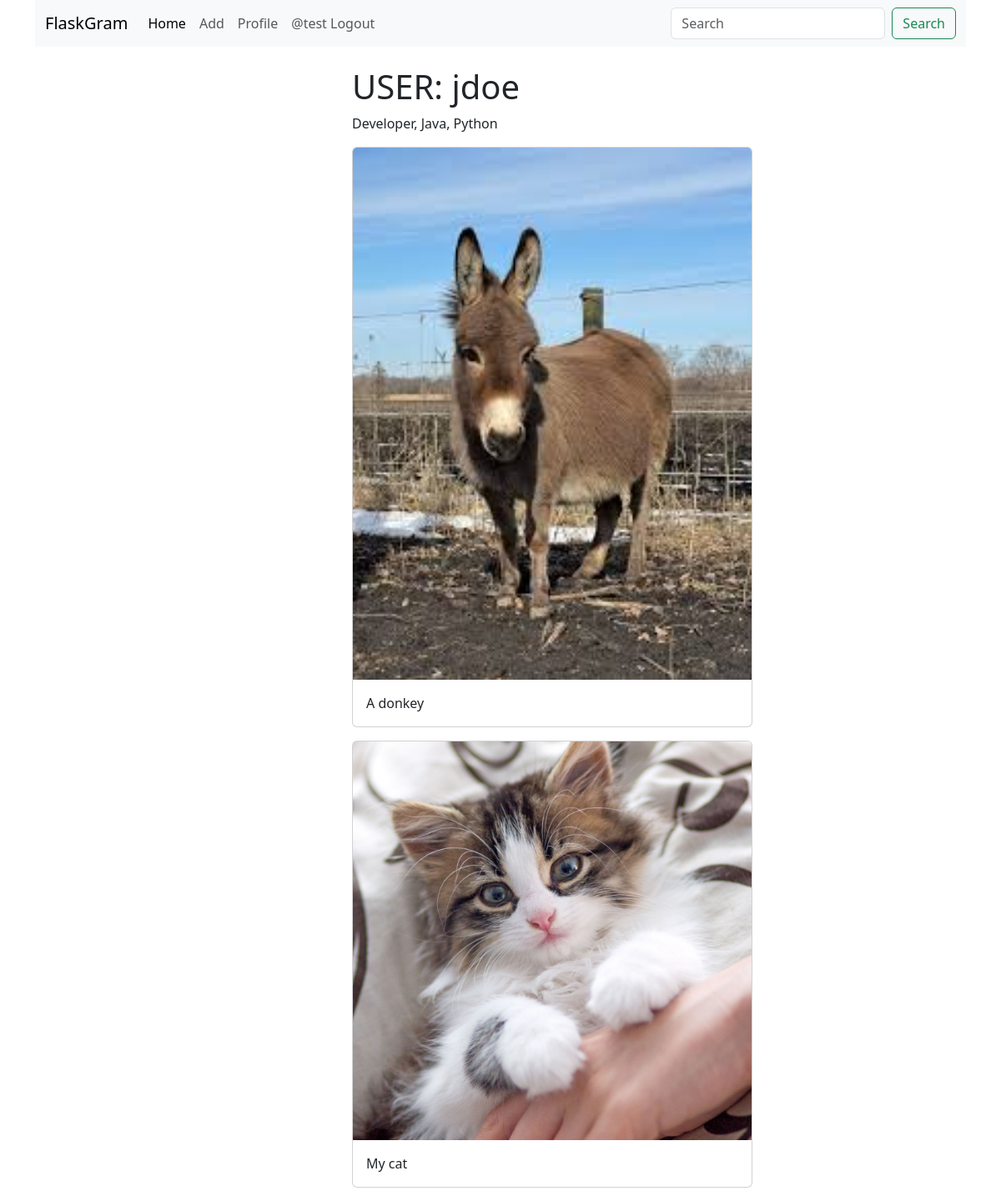
The app's page /user/1 (signed in) with its own data.
### tables this page shows
CREATE TABLE users (
    id INTEGER PRIMARY KEY AUTOINCREMENT,
    username TEXT UNIQUE NOT NULL,
    password TEXT NOT NULL,
    description TEXT, 
    created_at TIMESTAMP NOT NULL
);

CREATE TABLE posts (
    id INTEGER PRIMARY KEY AUTOINCREMENT,
    content TEXT NOT NULL,
    image TEXT NOT NULL,
    created_at TIMESTAMP NOT NULL, 
    users_id INTEGER NOT NULL, likes integer default 0,
    FOREIGN KEY (users_id) REFERENCES users (id) 
);

### app.py (the view)
@app.route('/user/<int:uid>')
def user_page(uid):
    db = get_db_connection()
    user = db.execute("SELECT * FROM users WHERE id=?", (uid,)).fetchone()
    if user is None:
        abort(404)
    posts = db.execute("SELECT * FROM posts WHERE users_id=? ORDER BY created_at DESC",
                       (uid,)).fetchall()
    return render_template('user.html', user=user, posts=posts)

### app.py (called while the page is built)
def get_db_connection():
    if 'db' not in g:
        g.db = sqlite3.connect(app.config['DATABASE'])
        g.db.row_factory = sqlite3.Row
    return g.db

@app.before_request
def load_logged_in_user():
    user_id = session.get('user_id')
    if user_id is None:
        g.user = None
    else:
        db = get_db_connection()
        g.user = db.execute("SELECT * FROM users WHERE id=?", (user_id,)).fetchone()

### templates/user.html
{% extends 'base.html' %}
{% block content %}
    <div class="row">
        <div class="col-md-4 mx-auto">
            <h1>USER: {{ user['username'] }}</h1>
            <p>{{ user['description'] }}</p>
            {% for row in posts %}
                <div class="card mb-3" style="width: 30rem;">
                    <img src="/static/uploads/{{ row['image'] }}" class="card-img-top" alt="...">
                <div class="card-body">
                    <p class="card-text">{{ row['content'] }}</p>
                </div>
                </div>
            {% endfor %}
        </div>
    </div>
{% endblock %}

### templates/base.html (shortened to what this page needs)
<!DOCTYPE html>
<html lang="en">
<head>
    <link href="https://cdn.jsdelivr.net/npm/bootstrap@5.3.6/dist/css/bootstrap.min.css" rel="stylesheet">
    <link rel="stylesheet" href="https://cdnjs.cloudflare.com/ajax/libs/font-awesome/6.7.2/css/all.min.css" />
</head>
<body>
    <div class="container">
        <nav class="navbar navbar-expand-lg bg-body-tertiary">
            <div class="container-fluid">
                <a class="navbar-brand" href="#">FlaskGram</a>
                <div class="collapse navbar-collapse" id="navbarSupportedContent">
                <ul class="navbar-nav me-auto mb-2 mb-lg-0">
                    <li class="nav-item">
                    <a class="nav-link active" aria-current="page" href="/">Home</a>
                    </li>
                    {% if g.user %}
                    <li class="nav-item">
                    <a class="nav-link" href="/create">Add</a>
                    </li>
                    <li class="nav-item">
                    <a class="nav-link" href="/profile">Profile</a>
                    </li>
                    <li class="nav-item">
                    <a class="nav-link" href="/logout">@{{ g.user['username'] }} Logout</a>
                    </li>
                    {% endif %}
                </ul>
                <form class="d-flex" role="search" action="/search" method="post">
                    <input name="search_term" class="form-control me-2"
                    type="search" placeholder="Search" aria-label="Search" />
                    <button class="btn btn-outline-success" type="submit">Search</button>
                </form>
                </div>
            </div>
        </nav>
        <div class="mt-4">
            {% block content %}{% endblock %}
        </div>
    </div>
</body>
</html>

### records on screen
users: user.username "test"
users: username "jdoe", description "Developer, Java, Python"
posts: image (picture), content "A donkey"
posts: image (picture), content "My cat"
